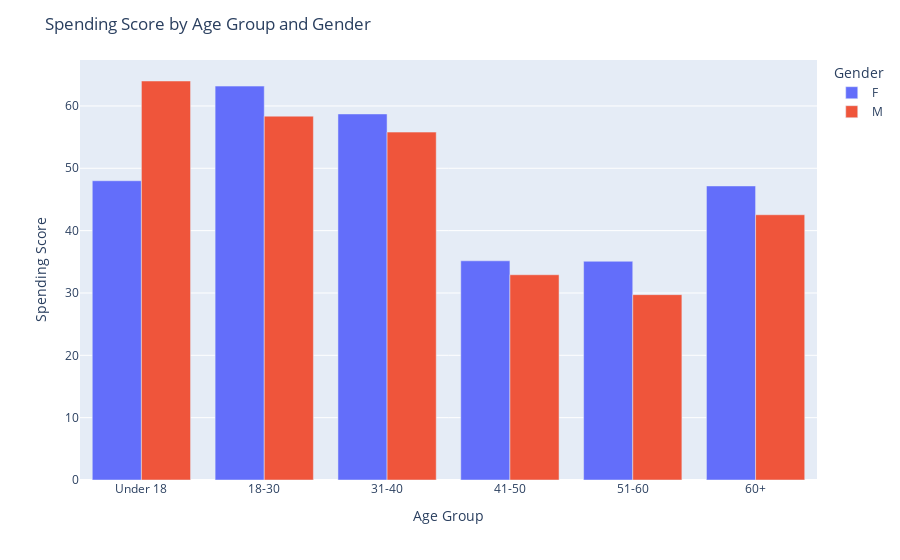

The cell this chart's notebook holds for it:
### Code cell
# q4 How does the spending score vary by age group or gender?
solution = df.groupby(['AgeGroup', 'Gender'])['Spending Score (1-100)'].mean().reset_index()
print(solution)

# draw a plotly plot for the spending score by age group and gender
import plotly.express as px

fig = px.bar(solution, x='AgeGroup', y='Spending Score (1-100)', color='Gender', barmode='group')

fig.update_layout(title='Spending Score by Age Group and Gender', xaxis_title='Age Group', yaxis_title='Spending Score')

fig.show()
import warnings
warnings.filterwarnings('ignore')  # This suppresses all warnings

### Figure 1 — Plotly figure (JSON) as saved in the notebook; plotly's stock layout.template omitted (floating-point values rounded to 4 significant figures)
{"data": [{"alignmentgroup": "True", "hovertemplate": "Gender=F<br>AgeGroup=%{x}<br>Spending Score (1-100)=%{y}<extra></extra>", "legendgroup": "F", "marker": {"color": "#636efa", "pattern": {"shape": ""}}, "name": "F", "offsetgroup": "F", "orientation": "v", "showlegend": true, "textposition": "auto", "type": "bar", "x": ["Under 18", "18-30", "31-40", "41-50", "51-60", "60+"], "xaxis": "x", "y": [48, 63.18, 58.71, 35.16, 35.08, 47.17], "yaxis": "y"}, {"alignmentgroup": "True", "hovertemplate": "Gender=M<br>AgeGroup=%{x}<br>Spending Score (1-100)=%{y}<extra></extra>", "legendgroup": "M", "marker": {"color": "#EF553B", "pattern": {"shape": ""}}, "name": "M", "offsetgroup": "M", "orientation": "v", "showlegend": true, "textposition": "auto", "type": "bar", "x": ["Under 18", "18-30", "31-40", "41-50", "51-60", "60+"], "xaxis": "x", "y": [64, 58.36, 55.8, 32.92, 29.73, 42.55], "yaxis": "y"}], "layout": {"barmode": "group", "legend": {"title": {"text": "Gender"}, "tracegroupgap": 0}, "margin": {"t": 60}, "title": {"text": "Spending Score by Age Group and Gender"}, "xaxis": {"anchor": "y", "domain": [0, 1], "title": {"text": "Age Group"}}, "yaxis": {"anchor": "x", "domain": [0, 1], "title": {"text": "Spending Score"}}}}
